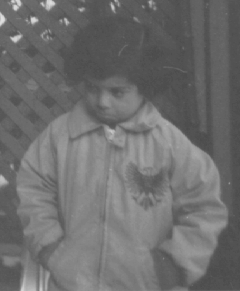
#> input picture sip/A4/code/test_images/pout.tif, 240 x 291 px
$ python task_3.py
#> lines starting #> are read from the running program, lines starting #| are printed output that depends on the picture
### sip/A4/code/imshow_many.py
import matplotlib
matplotlib.rc("image", cmap = "gray")
import matplotlib.pyplot as plt

import numpy as np

def imshow_many(imgs,
                titles    = [],
                fig_dims  = None,
                fig_title = None,
                figsize   = (16, 8),
                do_show   = True,
                png_out   = None):

    n = len(imgs)
    if n < 1:
        return

    if fig_dims is not None:
        x, y = fig_dims
    else:
        x, y = (2, 2) if n == 4 else (int(np.ceil(n / 3)), min(n, 3))
    fig, _axes = plt.subplots(x, y, figsize = figsize)
    axes = _axes.ravel() if n > 1 else [_axes]

    titles += [None] * (n - len(titles))

    for ax, (img, title) in zip(axes, zip(imgs, titles)):
        if img is None:
            ax.set_visible(False)
        else:
            ax.imshow(img, aspect = img.shape[1] / img.shape[0])
            if title is not None:
                ax.set_title(title, fontsize = 14)

    for ax in axes[len(imgs):]:
        ax.set_visible(False)

    if fig_title is not None:
        fig.suptitle(fig_title, fontsize = 18)

    fig.tight_layout()
    fig.tight_layout()

    if do_show:
        plt.show()
    if png_out is not None:
        fig.tight_layout()
        fig.savefig(png_out, bbox_inches = "tight")
    fig.tight_layout()

    return fig

### sip/A4/code/task_3.py
#!/usr/bin/env -S ipython3 -i
import matplotlib.pyplot as plt
if "science" in plt.style.available: plt.style.use("science")

import numpy as np
from skimage.util import img_as_ubyte
from skimage.io import imread


import skimage.exposure
from imshow_many import imshow_many

# task 3.1.
def img_hist(img):
    return np.bincount(img_as_ubyte(img).ravel(), minlength = 256)

def cdf_from_hist(hist):
    return hist.cumsum() / hist.sum()
def img_cdf(img):
    return cdf_from_hist(img_hist(img))

# task 3.2.
def cdf_substitution(img, cdf = None):
    return (cdf if cdf is not None else img_cdf(img))[img]

# task 3.3.
def idf_from_cdf(cdf):
    # ls is either a scalar or a 1D array.
    return lambda ls: (cdf[:, None, None] >= ls).squeeze().argmax(0)

def img_idf(img):
    return idf_from_cdf(img_cdf(img))

def hist_match(img1, img2):
    # matches img1 to img2's cdf.
    return img_idf(img2)(cdf_substitution(img1))


## TASKS

def task_3_1(do_savefig = True):
    pout = img_as_ubyte(imread("test_images/pout.tif"))

    pout_hist = img_hist(pout)
    pout_cdf  = img_cdf(pout)

    # PLOT SETUP
    fig, ax = plt.subplots(1, 1, figsize = (8, 6))
    ax.set_xlabel("Pixel value")
    ax.set_ylabel("Frequency")
    ax.grid()

    # PLOTTING
    xs = range(256)
    ax.bar(xs, pout_hist, alpha = 0.7, label = "pout histogram")

    ax2 = ax.twinx()
    ax2.set_ylabel("CDF")
    ax2.plot(xs, pout_cdf, color = "red", label = "cdf")
    fig.legend()
    fig.show()
    if do_savefig:
        fig.savefig("figures/task_3_1.png")

def task_3_2(do_savefig = True):
    pout = img_as_ubyte(imread("test_images/pout.tif"))
    pout_cdf_reconstruction = cdf_substitution(pout)

    png_out = "figures/task_3_2.png" if do_savefig else None
    imshow_many([pout,
                 pout_cdf_reconstruction,
                ],
                ["pout.tif",
                 "cdf_substitution(pout.tif)",
                ],
                 png_out = png_out,
                 figsize = (6, 6),
               )

def task_3_4(do_savefigs = True):
#> called with do_savefigs = True
    pout = imread("test_images/pout.tif")
#> pout is the input picture: shape (291, 240); min 74, max 224, mean 110.3
    trui = imread("test_images/trui.png")
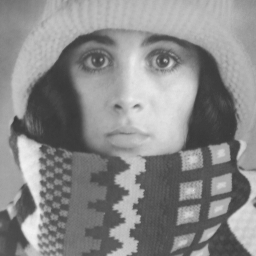
#> input picture sip/A4/code/test_images/trui.png, 256 x 256 px
#> trui is the input picture: shape (256, 256); min 56, max 241, mean 137.7

    # HISTOGRAM MATCHING
    match1 = hist_match(pout, trui)
#> in cdf_substitution, `return (cdf if cdf is not None else img_cdf(img))[img]`:
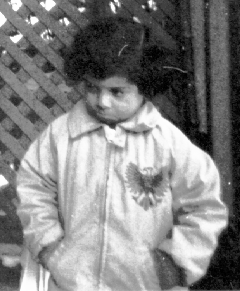
#> returned value: shape (291, 240) float64; min 2.86e-05, max 1, mean 0.511
#> in hist_match, `return img_idf(img2)(cdf_substitution(img1))`:
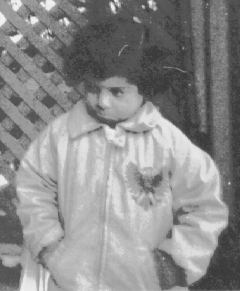
#> returned value: shape (291, 240) int64; min 56, max 241, mean 139.5
    match2 = skimage.exposure.match_histograms(pout, trui)

    png_out = "figures/task_3_4_matches.png" if do_savefigs else None
    imshow_many([pout, trui, match1, match2],
                ["pout", "trui", "hist_match(pout, trui)",
                 "skimage reference"],
                 figsize = (8, 8),
                 fig_dims = (1, 4),
                 png_out = png_out,
               )
#> in imshow_many, `n = len(imgs)`: n = 4
#> in imshow_many, `titles += [None] * (n - len(titles))`: titles = ['pout', 'trui', 'hist_match(pout, trui)', 'skimage reference']
#> the loop in imshow_many, `for ax, (img, title) in zip(axes, zip(imgs, titles)):` made 4 passes
#> in imshow_many, `plt.show()`:
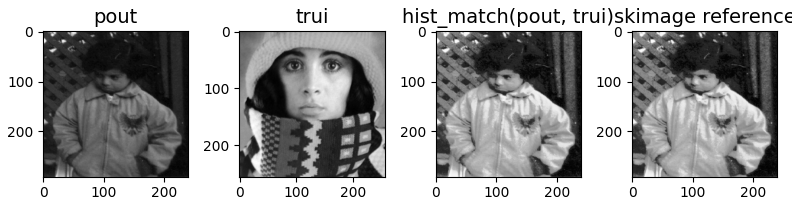
#> figure drawn by matplotlib, 4 panels

    # HISTOGRAMS
    pout_hist  = img_hist(pout)
#> pout_hist = 256 values, max 3628 at index 82, min 0 at index 0, mean 272.8
    trui_hist  = img_hist(trui)
#> trui_hist = 256 values, max 1361 at index 63, min 0 at index 0, mean 256
    match_hist = img_hist(match1)
#> match_hist = 256 values, max 3628 at index 69, min 0 at index 0, mean 272.8

    pout_cdf   = img_cdf(pout)
#> pout_cdf = 256 values from 0 to 1
    trui_cdf   = img_cdf(trui)
#> trui_cdf = 256 values from 0 to 1
    match_cdf  = img_cdf(match1)
#> match_cdf = 256 values from 0 to 1

    # PLOT SETUP
    fig, axes = plt.subplots(1, 3, figsize = (12, 4))
    ax1, ax2, ax3 = axes
    for ax in axes:
        ax.set_xlabel("Pixel value", fontsize = 14)
        ax.set_ylabel("Frequency", fontsize = 14)
        ax.grid()

    ax1.set_title("pout.tif histogram", fontsize = 16)
    ax2.set_title("trui.png histogram", fontsize = 16)
    ax3.set_title("hist_match(pout, trui) histogram", fontsize = 16)

    ax4, ax5, ax6 = ax1.twinx(), ax2.twinx(), ax3.twinx()
    for ax in [ax4, ax5, ax6]:
        ax.axis("off")

    # PLOTTING
    xs = range(256)
    ax1.bar(xs, pout_hist)
    ax2.bar(xs, trui_hist)
    ax3.bar(xs, match_hist)

    ax4.plot(xs, pout_cdf,  color = "red", alpha = 0.8)
    ax5.plot(xs, trui_cdf,  color = "red", alpha = 0.8)
    ax6.plot(xs, match_cdf, color = "red", alpha = 0.8)

    fig.tight_layout()
    fig.show()
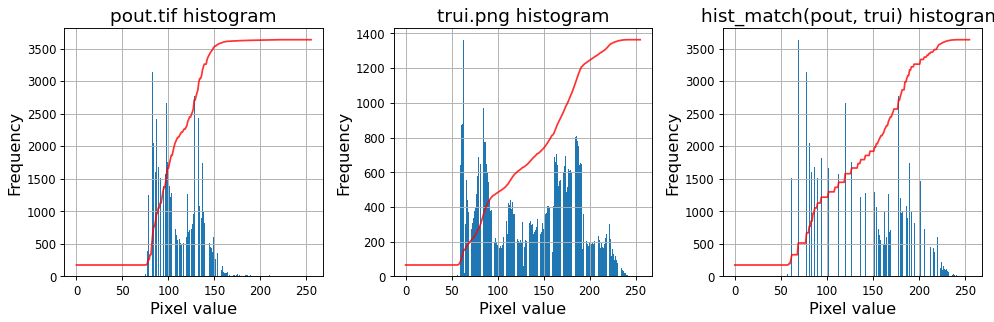
#> figure drawn by matplotlib, 6 panels; panel 1: tallest bar 3628 high, from x = 81.6 to 82.4; panel 2: tallest bar 1361 high, from x = 62.6 to 63.4; panel 3: tallest bar 3628 high, from x = 68.6 to 69.4
    if do_savefigs:
        fig.savefig("figures/task_3_4_histograms.png", bbox_inches = "tight")

task_3_4()
